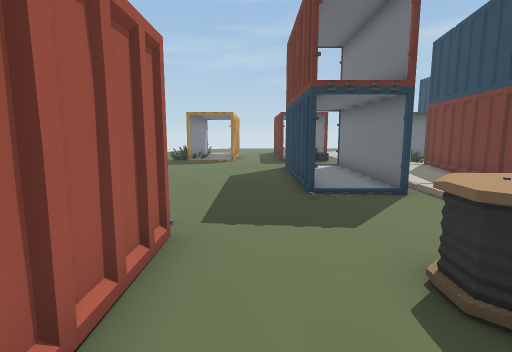
view 1 (above)

23 first-person views from a walk through a 3-D level made in the Unity game engine. The camera is 1.5 m above the floor, tilts 8° down and sees 80° across. The floor is counted in squares, 1 m on a side. Each view is taken from the middle of a square. On the plan, view 1 faces up. The plan holds only what a view shows up to about 15 squares ahead; the rest is blank. The place goes on beyond the plan. Door leaves are left out, so doorways stand open.

view 2
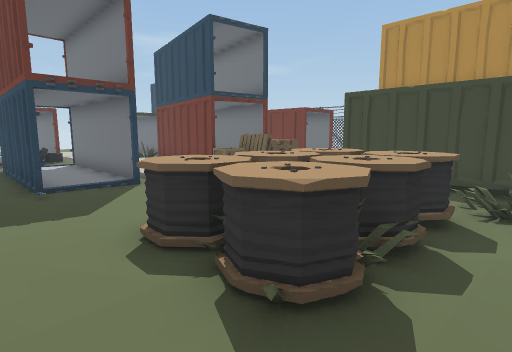

view 3
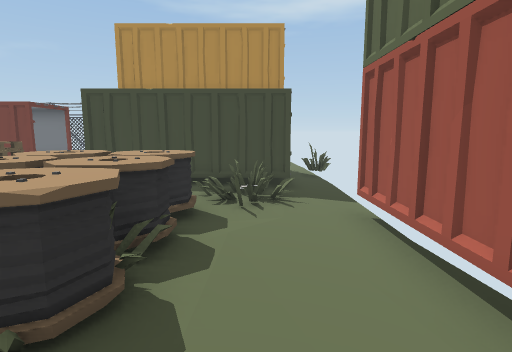

view 4
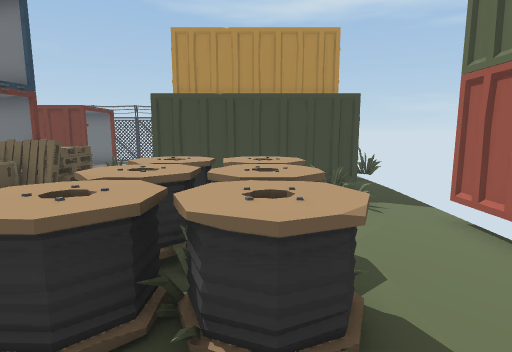

view 5
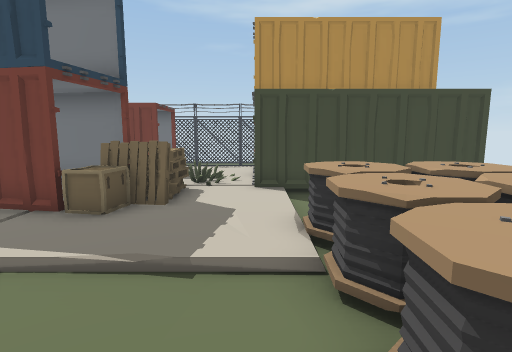

view 6
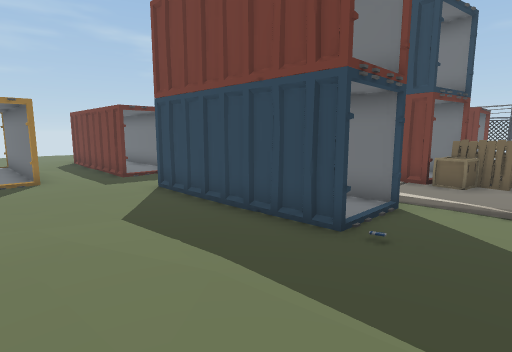

view 7
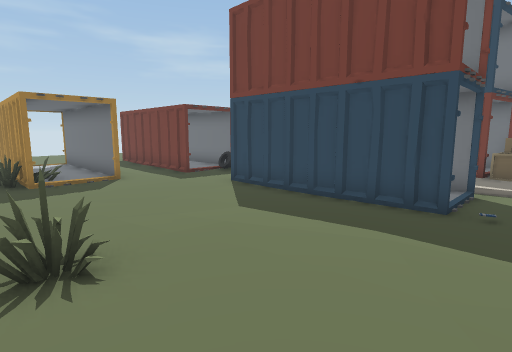

view 8
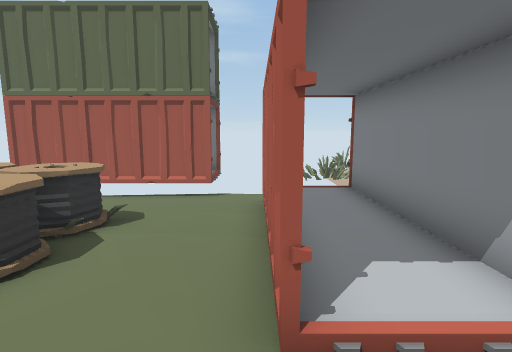

view 9
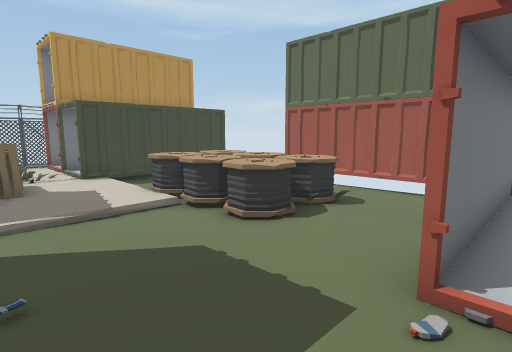

view 10
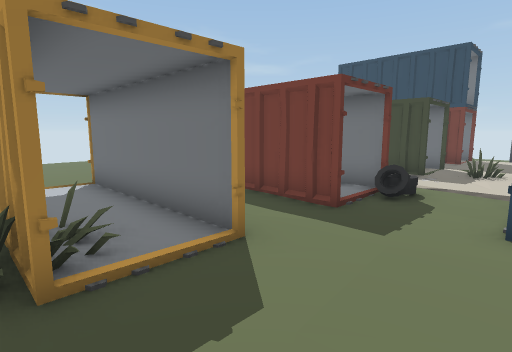

view 11
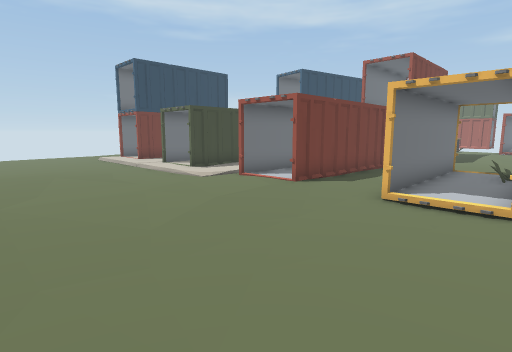

view 12
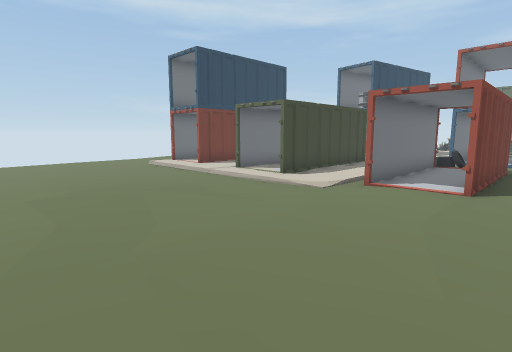

view 13
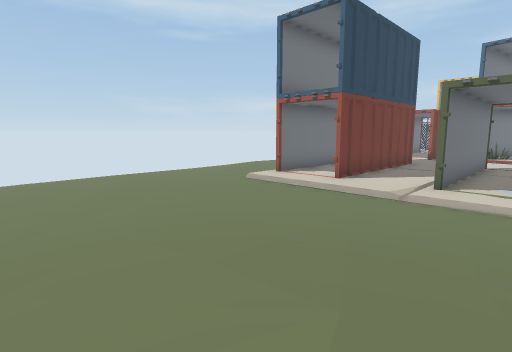

view 14
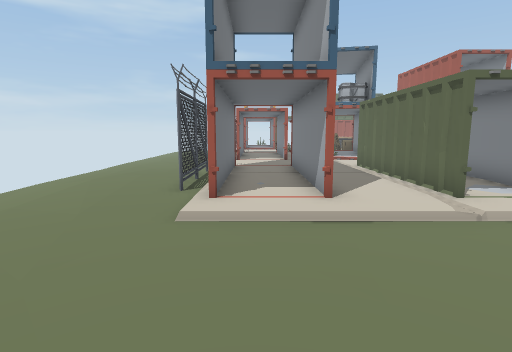

view 15
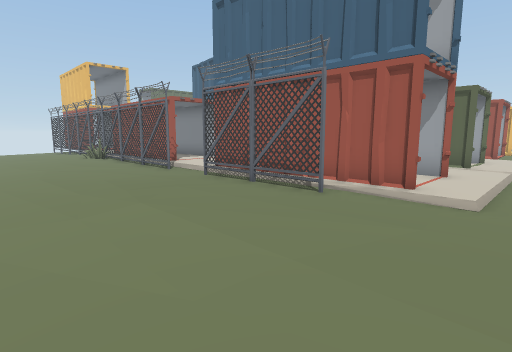

view 16
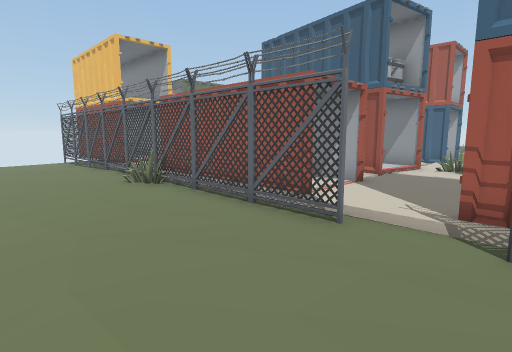

view 17
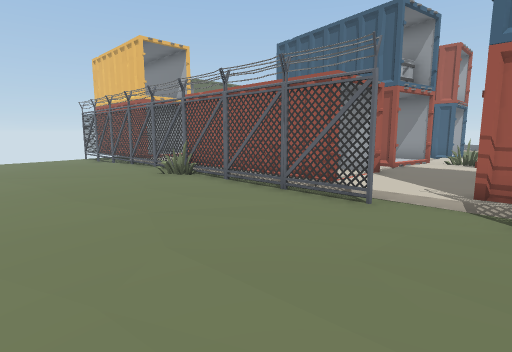

view 18
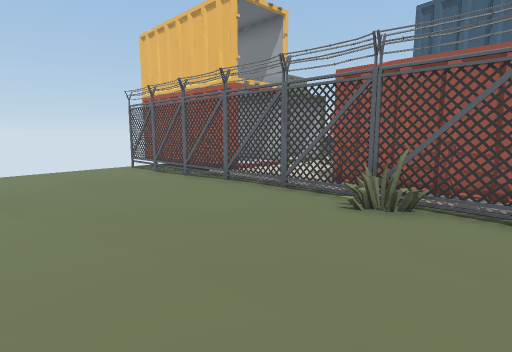

view 19
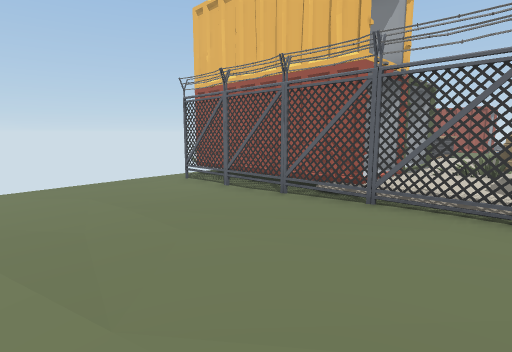

view 20
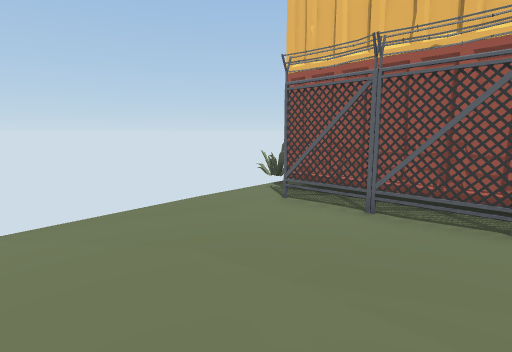

view 21
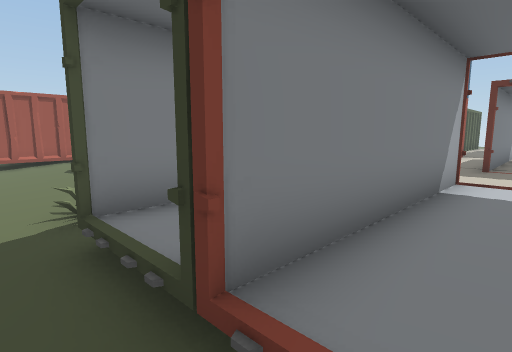

view 22
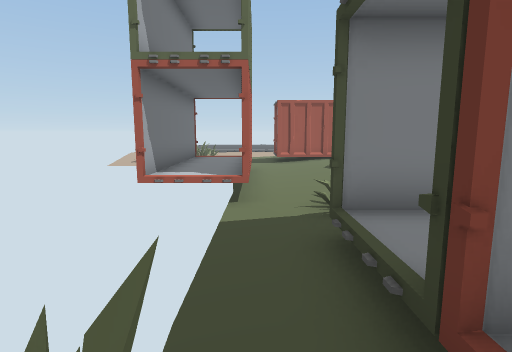

view 23
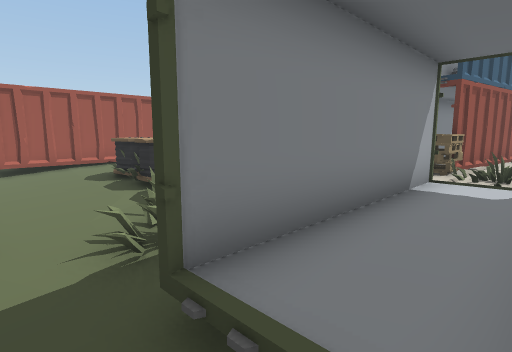

### Floor plan
Key: @ floor where view 1 was taken; # wall or solid block; x gap in a wall; . main floor; : floor 0.25 m higher than the main floor; - floor 0.25 m lower than the main floor; / step, stairs or slope; D open door; = window, fence, low wall or low ledge; ^ raised ledge; T thing the floor can be seen under or through; O other object.
Columns run from 5 left of view 1 to 20 right of it. Each row starts with its distance up from view 1.
 30     .. ...... ...--
 29  . .....................--
 28   ......................--
 27  .......................--
 26  .......................--
 25  .......................
 24  ....................... -
 23  .........://///////....-
 22  #//#.#::#:.#:#::#:#....--
 21  #..#.#..#:.#.#::#:#..../-
 20  #..#.#..#::#:#::#.#O.../-
 19  #..#.#..#::#:#::#:#O.../-
 18  #..#.#..# :#:#::#:#O....-
 17  #..#.#..# :#:#::#:#O...--
 16  #D/D.#DD#::DDD::DDD....--
 15  ...D...=.::.::::::D....--
 14  .....D...:::D::::::O...--
 13  .....#DD#.:#DDD=DDDO...--
 12 ......#..# .# =#:#:#O...--
 11 ......#..# .####:# #O...--
 10 ......#..#::###::# #O...-
  9 ......#..#::#=# :# #O...--
  8 ...::.#DD#:DD## =DD#O...--
  7  ..::.#DDD:OOOO =DD#O...--
  6 . .::.....::#OO:::::O...--
  5   ........::.:::::::O...--
  4  #DD#.....::::DDDDDDO...--
  3  #::#..^^^^^//T:#::#O...--
  2  #::#..^^^^^ /T:#::#O-----
  1  #::T..=^^^^ .T:#::#O-----
  0  #::T@.#x^x^..T:#::#O-----
 -1  #::T....---/-T:#::#O-----
 -2  #D/D---------DDDDD#------
 -3     D-######D-----------
 -4      DD    D

Positions as (right, up) in squares from view 1, and headings:
1: (0, 0), facing up
2: (0, -1), facing up-right
3: (0, -1), facing right
4: (0, 1), facing right
5: (1, 4), facing right
6: (-3, 5), facing up-right
7: (-5, 6), facing up-right
8: (-1, 6), facing down
9: (-2, 7), facing down-right
10: (-4, 13), facing up-right
11: (-4, 29), facing down-right
12: (0, 30), facing down-right
13: (7, 30), facing down-right
14: (13, 28), facing down
15: (20, 24), facing down-left
16: (19, 17), facing down-left
17: (20, 17), facing down-left
18: (20, 11), facing down-left
19: (20, 7), facing down-left
20: (20, 3), facing down-left
21: (13, -3), facing up-left
22: (13, -3), facing left
23: (11, -3), facing up-left
